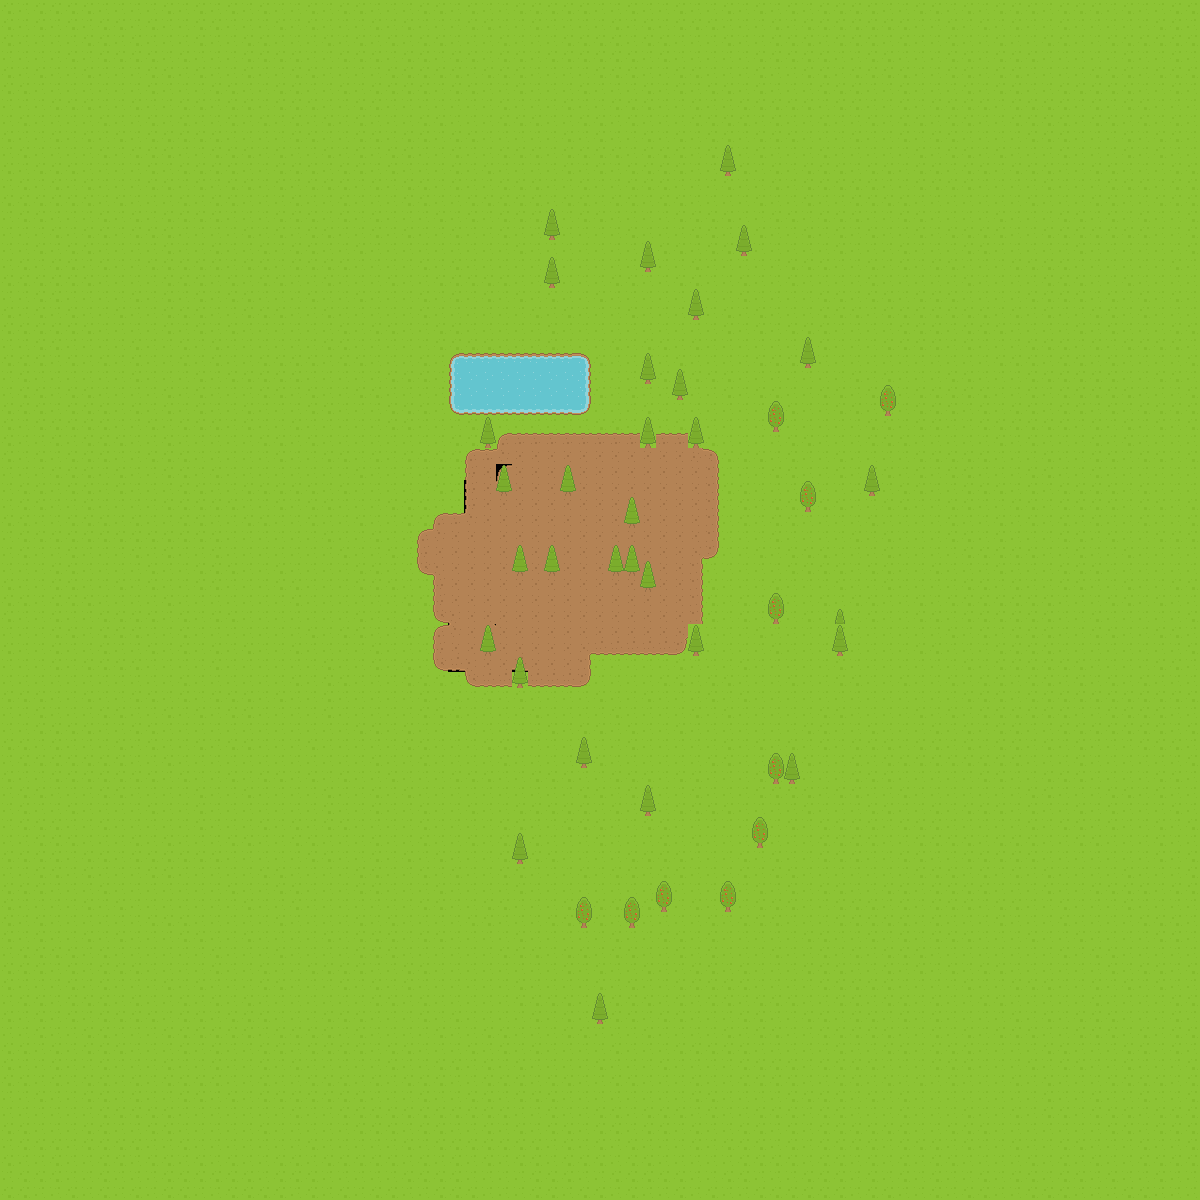

Below is a game level as drawn by its tile map, then a one-line description and the .tmx that defines it (tile-layer data replaced by summaries):
An orthogonal 75x75 tile map with 16x16 px tiles, 2 tile layers (Tile Layer 1, Tile Layer 2) and 11 objects.

<map version="1.0" orientation="orthogonal" renderorder="left-down" width="75" height="75" tilewidth="16" tileheight="16" nextobjectid="1">
 <properties>
  <property name="Unity scale" value="0.0625" />
 </properties>
 <tileset firstgid="1" name="base tileset" tilewidth="16" tileheight="16" spacing="1" tilecount="1767" columns="57">
  <image source="../Spritesheet/roguelikeSheet_transparent.png" width="968" height="526" />
  <terraintypes>
   <terrain name="Dirt" tile="578" />
  </terraintypes>
  <tile id="2">
   <objectgroup draworder="index">
    <object id="1" x="0.375" y="0.5" width="15.5" height="15.5" />
   </objectgroup>
  </tile>
  <tile id="3">
   <objectgroup draworder="index">
    <object id="1" x="-0.125" y="0.25" width="15.875" height="15.5" />
   </objectgroup>
  </tile>
  <tile id="4">
   <objectgroup draworder="index">
    <object id="1" x="-0.25" y="-0.25" width="16.25" height="16" />
   </objectgroup>
  </tile>
  <tile id="59">
   <objectgroup draworder="index">
    <object id="1" x="-0.375" y="-0.375" width="16" height="16.125" />
   </objectgroup>
  </tile>
  <tile id="60">
   <objectgroup draworder="index">
    <object id="1" x="0" y="0.25" width="16" height="15.375" />
   </objectgroup>
  </tile>
  <tile id="61">
   <objectgroup draworder="index">
    <object id="1" x="0.375" y="0.5" width="15.125" height="15.125" />
   </objectgroup>
  </tile>
  <tile id="116">
   <objectgroup draworder="index">
    <object id="1" x="-0.375" y="0.375" width="16.375" height="15.125" />
   </objectgroup>
  </tile>
  <tile id="117">
   <objectgroup draworder="index">
    <object id="1" x="0.125" y="0.375" width="16" height="15.5" />
   </objectgroup>
  </tile>
  <tile id="118">
   <objectgroup draworder="index">
    <object id="1" x="-0.125" y="0.375" width="16.25" height="15.25" />
   </objectgroup>
  </tile>
  <tile id="518" terrain="0,0,0," />
  <tile id="519" terrain="0,0,,0" />
  <tile id="520" terrain=",,,0" />
  <tile id="521" terrain=",,0,0" />
  <tile id="522" terrain=",,0," />
  <tile id="575" terrain="0,,0,0" />
  <tile id="576" terrain=",0,0,0" />
  <tile id="577" terrain=",0,,0" />
  <tile id="578" terrain="0,0,0,0" />
  <tile id="579" terrain="0,,0," />
  <tile id="586">
   <objectgroup draworder="index" />
  </tile>
  <tile id="634" terrain=",0,," />
  <tile id="635" terrain="0,0,," />
  <tile id="636" terrain="0,,," />
  <tile id="643">
   <objectgroup draworder="index">
    <object id="1" x="0" y="0.125" width="15.875" height="16" />
   </objectgroup>
  </tile>
  <tile id="650">
   <objectgroup draworder="index">
    <object id="1" x="-0.25" y="-0.5" width="16.125" height="16.875" />
   </objectgroup>
  </tile>
 </tileset>
 <layer name="Tile Layer 1" width="75" height="75">
  <data>[5625 cells, 5625 non-empty, 24 distinct tile ids]</data>
 </layer>
 <layer name="Tile Layer 2" width="75" height="75">
  <data>[5625 cells, 311 non-empty, 17 distinct tile ids]</data>
 </layer>
 <objectgroup name="Objects" />
</map>
